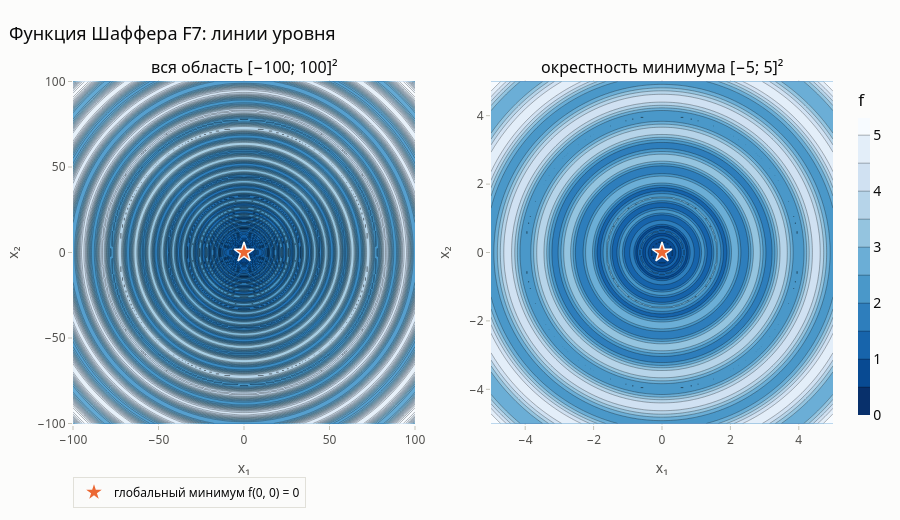

Write notebook code for a chart like this one.
### Markdown cell above
## 1. Функция Шаффера F7

Функция многомодальна: минимумы расположены концентрическими кольцами вокруг начала координат, и чем ближе к нулю, тем кольца плотнее. Градиентный спуск застревает на первом же кольце.

### Code cell
A, B = -100.0, 100.0


def f7(x1, x2):
    r2 = x1 ** 2 + x2 ** 2
    return r2 ** 0.25 * (np.sin(50 * r2 ** 0.1) ** 2 + 1)


g_full = np.linspace(A, B, 201)
g_zoom = np.linspace(-5, 5, 201)
fig = make_subplots(rows=1, cols=2, horizontal_spacing=0.1,
                    subplot_titles=('вся область [−100; 100]²', 'окрестность минимума [−5; 5]²'))
for c, g in enumerate((g_full, g_zoom), start=1):
    X1, X2 = np.meshgrid(g, g)
    fig.add_trace(go.Contour(x=g, y=g, z=f7(X1, X2), colorscale='Blues', reversescale=True, ncontours=25,
                             showscale=c == 2, colorbar=dict(title='f', thickness=12), line=dict(width=0.3),
                             hovertemplate='x₁ = %{x:.2f}<br>x₂ = %{y:.2f}<br>f = %{z:.3f}<extra></extra>'), 1, c)
    fig.add_trace(go.Scatter(x=[0], y=[0], mode='markers', name='глобальный минимум f(0, 0) = 0', showlegend=c == 1,
                             marker=dict(symbol='star', size=15, color=PALETTE[1], line=dict(color=SURFACE, width=1.5))), 1, c)
    fig.update_xaxes(title_text='x₁', row=1, col=c)
    fig.update_yaxes(title_text='x₂', row=1, col=c, scaleanchor=f'x{c if c > 1 else ""}')
r = np.linspace(0, 100, 2000)
print(f'Значение на границе области (r = 100): f = {f7(100, 0):.2f}; на радиусе 1: {f7(1, 0):.3f}')
fig.update_layout(title='Функция Шаффера F7: линии уровня', height=520, legend=dict(orientation='h', y=-0.15))
save(fig, '01_function', width=1200, height=520)
fig.show()

### Figure 1 — Plotly figure (JSON) as saved in the notebook; plotly's stock layout.template omitted (floating-point values rounded to 4 significant figures; data arrays with more than 128 entries replaced by an {"elided": "..."} marker saying what was removed)
{"data": [{"colorbar": {"thickness": 12, "title": {"text": "f"}}, "colorscale": [[0.0, "rgb(247,251,255)"], [0.125, "rgb(222,235,247)"], [0.25, "rgb(198,219,239)"], [0.375, "rgb(158,202,225)"], [0.5, "rgb(107,174,214)"], [0.625, "rgb(66,146,198)"], [0.75, "rgb(33,113,181)"], [0.875, "rgb(8,81,156)"], [1.0, "rgb(8,48,107)"]], "hovertemplate": "x₁ = %{x:.2f}<br>x₂ = %{y:.2f}<br>f = %{z:.3f}<extra></extra>", "line": {"width": 0.3}, "ncontours": 25, "reversescale": true, "showscale": false, "type": "contour", "x": {"elided": "201 float values"}, "xaxis": "x", "y": {"elided": "201 float values"}, "yaxis": "y", "z": {"elided": "201x201 float values"}}, {"marker": {"color": "#eb6834", "line": {"color": "#fcfcfb", "width": 1.5}, "size": 15, "symbol": "star"}, "mode": "markers", "name": "глобальный минимум f(0, 0) = 0", "showlegend": true, "type": "scatter", "x": [0], "xaxis": "x", "y": [0], "yaxis": "y"}, {"colorbar": {"thickness": 12, "title": {"text": "f"}}, "colorscale": [[0.0, "rgb(247,251,255)"], [0.125, "rgb(222,235,247)"], [0.25, "rgb(198,219,239)"], [0.375, "rgb(158,202,225)"], [0.5, "rgb(107,174,214)"], [0.625, "rgb(66,146,198)"], [0.75, "rgb(33,113,181)"], [0.875, "rgb(8,81,156)"], [1.0, "rgb(8,48,107)"]], "hovertemplate": "x₁ = %{x:.2f}<br>x₂ = %{y:.2f}<br>f = %{z:.3f}<extra></extra>", "line": {"width": 0.3}, "ncontours": 25, "reversescale": true, "showscale": true, "type": "contour", "x": {"elided": "201 float values"}, "xaxis": "x2", "y": {"elided": "201 float values"}, "yaxis": "y2", "z": {"elided": "201x201 float values"}}, {"marker": {"color": "#eb6834", "line": {"color": "#fcfcfb", "width": 1.5}, "size": 15, "symbol": "star"}, "mode": "markers", "name": "глобальный минимум f(0, 0) = 0", "showlegend": false, "type": "scatter", "x": [0], "xaxis": "x2", "y": [0], "yaxis": "y2"}], "layout": {"annotations": [{"font": {"size": 16}, "showarrow": false, "text": "вся область [−100; 100]²", "x": 0.225, "xanchor": "center", "xref": "paper", "y": 1.0, "yanchor": "bottom", "yref": "paper"}, {"font": {"size": 16}, "showarrow": false, "text": "окрестность минимума [−5; 5]²", "x": 0.775, "xanchor": "center", "xref": "paper", "y": 1.0, "yanchor": "bottom", "yref": "paper"}], "height": 520, "legend": {"orientation": "h", "y": -0.15}, "title": {"text": "Функция Шаффера F7: линии уровня"}, "xaxis": {"anchor": "y", "domain": [0.0, 0.45], "title": {"text": "x₁"}}, "xaxis2": {"anchor": "y2", "domain": [0.55, 1.0], "title": {"text": "x₁"}}, "yaxis": {"anchor": "x", "domain": [0.0, 1.0], "scaleanchor": "x", "title": {"text": "x₂"}}, "yaxis2": {"anchor": "x2", "domain": [0.0, 1.0], "scaleanchor": "x2", "title": {"text": "x₂"}}}}
